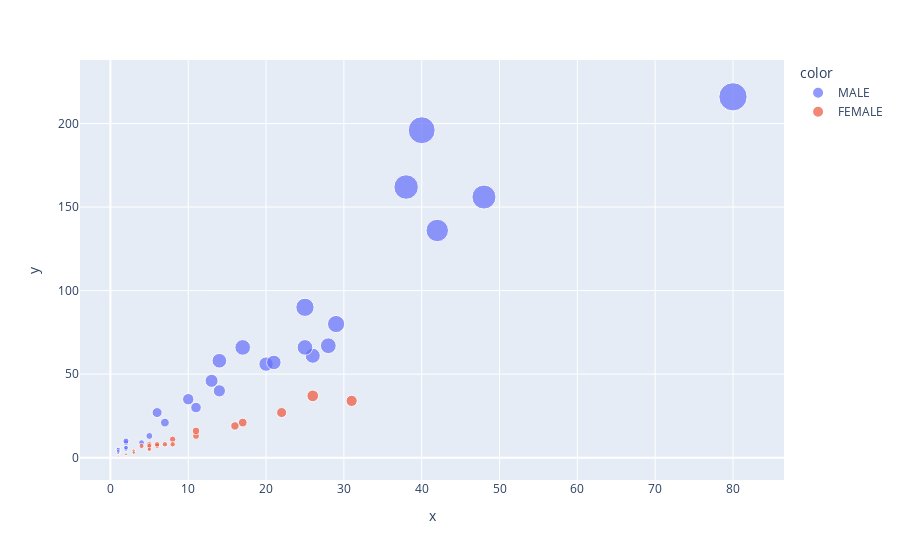

Notebook source saved alongside this figure:
### Markdown cell above
### 24. Number of seats vs Number of Candidates?

### Code cell
seats = pd.DataFrame(df.groupby(['STATE','GENDER'])['CONSTITUENCY'].nunique()).reset_index()


candidates = pd.DataFrame(df.groupby(['STATE','GENDER'])['NAME'].nunique()).reset_index()

def addlabels(x,y,z):
    for i in range(len(x)):
        plt.text(x=x[i],y=y[i],s=z[i],fontsize=9,va='center',ha='right',color='black')

fig=plt.gcf()
fig.set_size_inches(10,10)
x=seats['CONSTITUENCY']
y=candidates['NAME']
z=seats['STATE']
a=seats['GENDER']

#plt.scatter(x=x,y=y)
px.scatter(x=x,y=y,size=y,hover_name=z,color=a)

#addlabels(x,y,z)
#plt.xlabel('# Constituencies')
#plt.ylabel('# Candidates')
#plt.title('Number of seats vs Number of Candidates')

### Figure 1 — Plotly figure (JSON) as saved in the notebook; plotly's stock layout.template omitted (floating-point values rounded to 4 significant figures)
{"data": [{"hovertemplate": "<b>%{hovertext}</b><br><br>color=MALE<br>x=%{x}<br>y=%{y}<br>size=%{marker.size}<extra></extra>", "hovertext": ["Andaman & Nicobar Islands", "Andhra Pradesh", "Arunachal Pradesh", "Assam", "Bihar", "Chandigarh", "Chhattisgarh", "Dadra & Nagar Haveli", "Daman & Diu", "Goa", "Gujarat", "Haryana", "Himachal Pradesh", "Jammu & Kashmir", "Jharkhand", "Karnataka", "Kerala", "Lakshadweep", "Madhya Pradesh", "Maharashtra", "Manipur", "Meghalaya", "Mizoram", "NCT OF Delhi", "Nagaland", "Odisha", "Puducherry", "Punjab", "Rajasthan", "Sikkim", "Tamil Nadu", "Telangana", "Tripura", "Uttar Pradesh", "Uttarakhand", "West Bengal"], "legendgroup": "MALE", "marker": {"color": "#636efa", "size": [5, 90, 9, 40, 196, 3, 30, 5, 3, 6, 61, 35, 9, 27, 58, 67, 56, 3, 80, 156, 10, 5, 5, 21, 3, 57, 3, 46, 66, 4, 162, 66, 6, 216, 13, 136], "sizemode": "area", "sizeref": 0.54, "symbol": "circle"}, "mode": "markers", "name": "MALE", "orientation": "v", "showlegend": true, "type": "scatter", "x": [1, 25, 2, 14, 40, 1, 11, 1, 1, 2, 26, 10, 4, 6, 14, 28, 20, 1, 29, 48, 2, 2, 1, 7, 1, 21, 1, 13, 25, 1, 38, 17, 2, 80, 5, 42], "xaxis": "x", "y": [5, 90, 9, 40, 196, 3, 30, 5, 3, 6, 61, 35, 9, 27, 58, 67, 56, 3, 80, 156, 10, 5, 5, 21, 3, 57, 3, 46, 66, 4, 162, 66, 6, 216, 13, 136], "yaxis": "y"}, {"hovertemplate": "<b>%{hovertext}</b><br><br>color=FEMALE<br>x=%{x}<br>y=%{y}<br>size=%{marker.size}<extra></extra>", "hovertext": ["Andhra Pradesh", "Arunachal Pradesh", "Assam", "Bihar", "Chandigarh", "Chhattisgarh", "Dadra & Nagar Haveli", "Gujarat", "Haryana", "Jammu & Kashmir", "Jharkhand", "Karnataka", "Kerala", "Madhya Pradesh", "Maharashtra", "Meghalaya", "NCT OF Delhi", "Odisha", "Puducherry", "Punjab", "Rajasthan", "Tamil Nadu", "Telangana", "Tripura", "Uttar Pradesh", "Uttarakhand", "West Bengal"], "legendgroup": "FEMALE", "marker": {"color": "#EF553B", "size": [11, 1, 4, 21, 1, 8, 1, 8, 6, 1, 7, 5, 7, 13, 19, 1, 3, 16, 1, 7, 8, 27, 8, 2, 34, 1, 37], "sizemode": "area", "sizeref": 0.54, "symbol": "circle"}, "mode": "markers", "name": "FEMALE", "orientation": "v", "showlegend": true, "type": "scatter", "x": [8, 1, 3, 17, 1, 5, 1, 8, 5, 1, 5, 5, 6, 11, 16, 1, 3, 11, 1, 4, 6, 22, 7, 2, 31, 1, 26], "xaxis": "x", "y": [11, 1, 4, 21, 1, 8, 1, 8, 6, 1, 7, 5, 7, 13, 19, 1, 3, 16, 1, 7, 8, 27, 8, 2, 34, 1, 37], "yaxis": "y"}], "layout": {"autosize": true, "legend": {"itemsizing": "constant", "title": {"text": "color"}, "tracegroupgap": 0}, "margin": {"t": 60}, "xaxis": {"anchor": "y", "autorange": true, "domain": [0, 1], "range": [-3.797, 86.09], "title": {"text": "x"}, "type": "linear"}, "yaxis": {"anchor": "x", "autorange": true, "domain": [0, 1], "range": [-15.8, 248.2], "title": {"text": "y"}, "type": "linear"}}}
